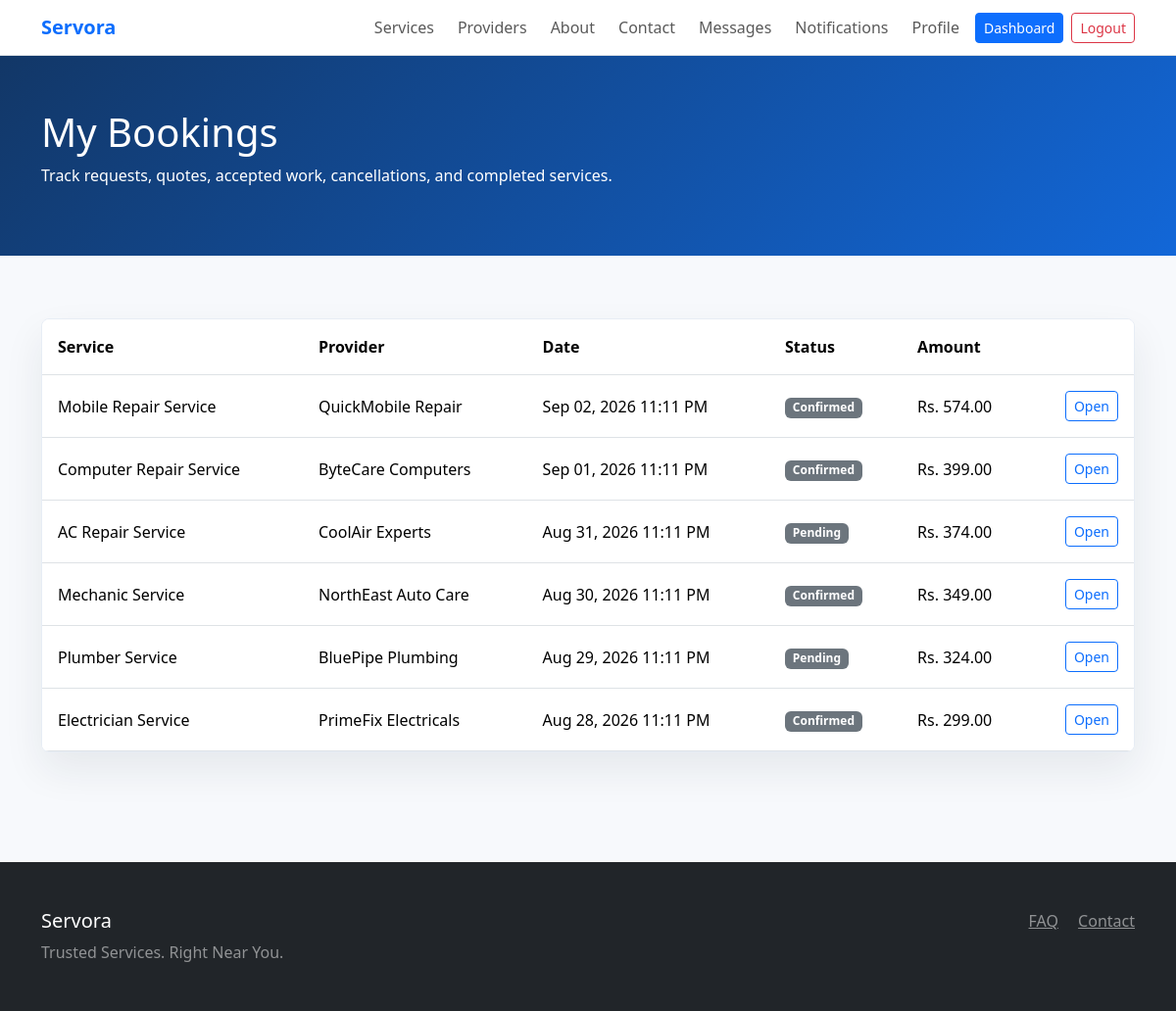
Screenshot of /bookings/ (signed in) with the database file from the repository.
### bookings/models.py (models this page shows, shortened)
class Booking(models.Model):
    PENDING = 'pending'
    ACCEPTED = 'accepted'
    CONFIRMED = 'confirmed'
    ON_THE_WAY = 'on_the_way'
    WORK_STARTED = 'work_started'
    COMPLETED = 'completed'
    REVIEWED = 'reviewed'
    REJECTED = 'rejected'
    CANCELLED = 'cancelled'
    RESCHEDULED = 'rescheduled'
    DISPUTED = 'disputed'
    STATUS_CHOICES = (
        (PENDING, 'Pending'),
        (ACCEPTED, 'Accepted'),
        (CONFIRMED, 'Confirmed'),
        (ON_THE_WAY, 'Provider On The Way'),
        (WORK_STARTED, 'Work Started'),
        (COMPLETED, 'Completed'),
        (REVIEWED, 'Reviewed'),
        (REJECTED, 'Rejected'),
        (CANCELLED, 'Cancelled'),
        (RESCHEDULED, 'Rescheduled'),
        (DISPUTED, 'Disputed'),
    )
    customer = models.ForeignKey(settings.AUTH_USER_MODEL, on_delete=models.CASCADE, related_name='bookings')
    provider = models.ForeignKey(ProviderProfile, on_delete=models.PROTECT, related_name='bookings')
    provider_service = models.ForeignKey(ProviderService, on_delete=models.PROTECT, related_name='bookings')
    scheduled_for = models.DateTimeField(db_index=True)
    address = models.TextField()
    problem_description = models.TextField()
    contact_preference = models.CharField(max_length=40, default='phone')
    status = models.CharField(max_length=30, choices=STATUS_CHOICES, default=PENDING, db_index=True)
    estimated_amount = models.DecimalField(max_digits=10, decimal_places=2, null=True, blank=True)
    created_at = models.DateTimeField(auto_now_add=True)
    updated_at = models.DateTimeField(auto_now=True)
    class Meta:
        ordering = ['-scheduled_for']
        indexes = [models.Index(fields=['customer', 'status']), models.Index(fields=['provider', 'status'])]

### providers/models.py (models this page shows, shortened)
class ProviderService(models.Model):
    provider = models.ForeignKey(ProviderProfile, on_delete=models.CASCADE, related_name='services')
    category = models.ForeignKey(ServiceCategory, on_delete=models.PROTECT, related_name='provider_services')
    title = models.CharField(max_length=160)
    description = models.TextField(blank=True)
    starting_price = models.DecimalField(max_digits=10, decimal_places=2)
    is_active = models.BooleanField(default=True, db_index=True)
    class Meta:
        unique_together = ('provider', 'category', 'title')
        indexes = [models.Index(fields=['category', 'starting_price'])]

class ProviderProfile(models.Model):
    PENDING = 'pending'
    APPROVED = 'approved'
    REJECTED = 'rejected'
    VERIFICATION_CHOICES = (
        (PENDING, 'Pending'),
        (APPROVED, 'Approved'),
        (REJECTED, 'Rejected'),
    )
    user = models.OneToOneField(settings.AUTH_USER_MODEL, on_delete=models.CASCADE, related_name='provider_profile')
    business_name = models.CharField(max_length=160)
    bio = models.TextField(blank=True)
    experience_years = models.PositiveIntegerField(default=0)
    service_area = models.CharField(max_length=160, db_index=True)
    base_location = models.CharField(max_length=160, db_index=True)
    latitude = models.DecimalField(max_digits=9, decimal_places=6, null=True, blank=True)
    longitude = models.DecimalField(max_digits=9, decimal_places=6, null=True, blank=True)
    profile_photo = models.ImageField(upload_to='providers/photos/', blank=True)
    verification_status = models.CharField(max_length=20, choices=VERIFICATION_CHOICES, default=PENDING, db_index=True)
    emergency_available = models.BooleanField(default=False, db_index=True)
    response_rate = models.PositiveIntegerField(default=80, validators=[MaxValueValidator(100)])
    cancellation_rate = models.PositiveIntegerField(default=5, validators=[MaxValueValidator(100)])
    completed_jobs = models.PositiveIntegerField(default=0)
    average_rating = models.DecimalField(max_digits=3, decimal_places=2, default=0)
    trust_score = models.PositiveIntegerField(default=50, validators=[MinValueValidator(0), MaxValueValidator(100)])
    created_at = models.DateTimeField(auto_now_add=True)
    class Meta:
        ordering = ['-trust_score', '-average_rating']
        indexes = [
            models.Index(fields=['verification_status', 'base_location']),
            models.Index(fields=['emergency_available', 'trust_score']),
        ]

### bookings/views.py (the view)
# urls.py: path('', views.my_bookings, name='my_bookings'),
@login_required
def my_bookings(request):
    if request.user.role == User.PROVIDER:
        provider = get_object_or_404(ProviderProfile, user=request.user)
        bookings = Booking.objects.filter(provider=provider).select_related('customer', 'provider_service')
        return render(request, 'bookings/provider_bookings.html', {'bookings': bookings})
    bookings = Booking.objects.filter(customer=request.user).select_related('provider', 'provider_service')
    return render(request, 'bookings/customer_bookings.html', {'bookings': bookings})

### notifications/context_processors.py (called while the page is built)
def unread_notifications(request):
    if not request.user.is_authenticated:
        return {'unread_notifications_count': 0}
    return {
        'unread_notifications_count': request.user.notifications.filter(is_read=False).count()
    }

### templates/bookings/customer_bookings.html (shortened to what this page needs)
{% extends 'base.html' %}
{% block content %}
<section class="page-header"><div class="container"><h1>My Bookings</h1><p>Track requests, quotes, accepted work, cancellations, and completed services.</p></div></section>
<section class="section-band"><div class="container">
  <div class="table-responsive table-shell">
    <table class="table align-middle mb-0">
      <thead><tr><th>Service</th><th>Provider</th><th>Date</th><th>Status</th><th>Amount</th><th></th></tr></thead>
      <tbody>
        {% for booking in bookings %}
          <tr>
            <td>{{ booking.provider_service.title }}</td>
            <td>{{ booking.provider.business_name }}</td>
            <td>{{ booking.scheduled_for|date:"M d, Y h:i A" }}</td>
            <td><span class="badge text-bg-secondary">{{ booking.get_status_display }}</span></td>
            <td>Rs. {{ booking.estimated_amount|default:"-" }}</td>
            <td class="text-end"><a class="btn btn-sm btn-outline-primary" href="{% url 'bookings:detail' booking.pk %}">Open</a></td>
          </tr>
        {% empty %}
          <tr><td colspan="6"><div class="empty-state">No bookings yet. Search providers and book your first service.</div></td></tr>
        {% endfor %}
      </tbody>
    </table>
  </div>
</div></section>
{% endblock %}

### static/css/style.css (style rules this page uses)
:root { --servora-primary: #1267d8; --servora-ink: #172033; --servora-accent: #ffc247; }
body { color: var(--servora-ink); background: #f7f9fc; }
.section-band { padding: 64px 0; }
.page-header { padding: 54px 0; color: #fff; background: linear-gradient(135deg, #123767, #1267d8); }
.table-shell { background: #fff; border: 1px solid #e7edf5; border-radius: 8px; box-shadow: 0 18px 40px rgba(23, 32, 51, .08); }
.table-shell .table > :not(caption) > * > * { padding: 16px; }

### rows the page displays
Booking: provider_service "Mobile Repair Service", provider.business_name "QuickMobile Repair", scheduled_for "Sep 02, 2026 11:11 PM", status "Confirmed", estimated_amount "574.00"
Booking: provider_service "Computer Repair Service", provider.business_name "ByteCare Computers", scheduled_for "Sep 01, 2026 11:11 PM", status "Confirmed", estimated_amount "399.00"
Booking: provider_service "AC Repair Service", provider.business_name "CoolAir Experts", scheduled_for "Aug 31, 2026 11:11 PM", status "Pending", estimated_amount "374.00"
Booking: provider_service "Mechanic Service", provider.business_name "NorthEast Auto Care", scheduled_for "Aug 30, 2026 11:11 PM", status "Confirmed", estimated_amount "349.00"
Booking: provider_service "Plumber Service", provider.business_name "BluePipe Plumbing", scheduled_for "Aug 29, 2026 11:11 PM", status "Pending", estimated_amount "324.00"
Booking: provider_service "Electrician Service", provider.business_name "PrimeFix Electricals", scheduled_for "Aug 28, 2026 11:11 PM", status "Confirmed", estimated_amount "299.00"
